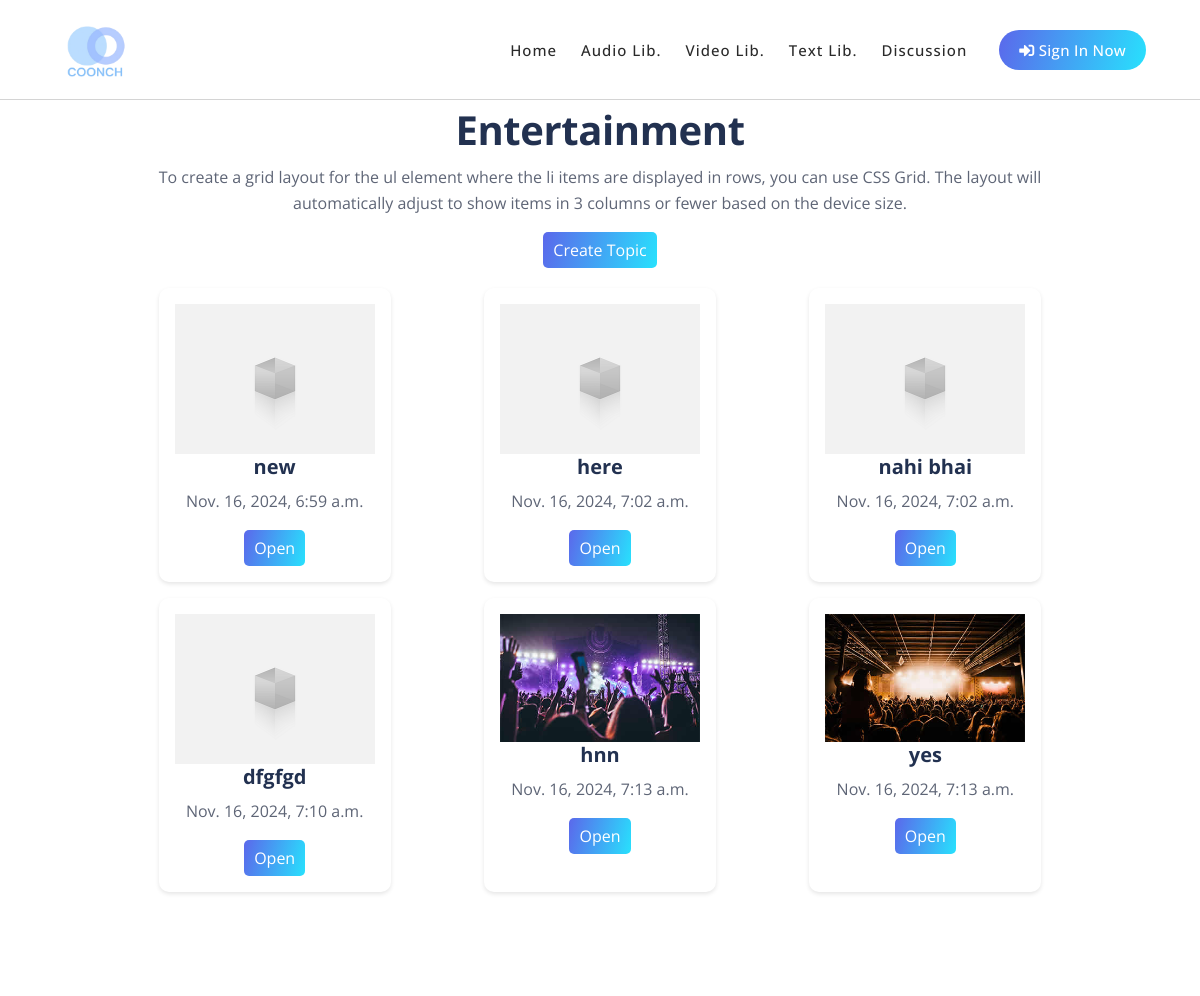
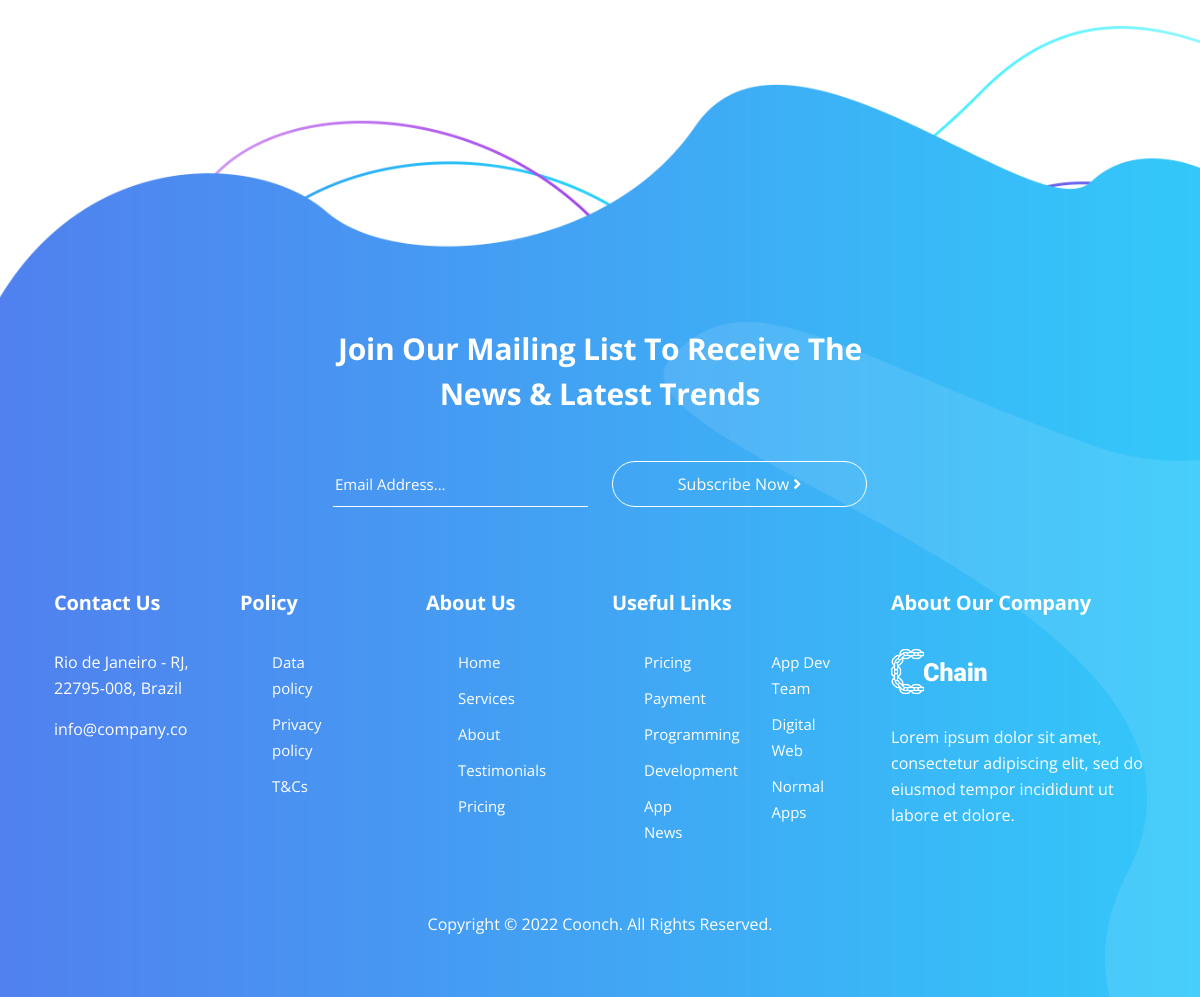
The app's page /forum/3/ with its own data (2 pictures, top to bottom).
### main/models.py (models this page shows, shortened)
class Category(models.Model):
    name = models.CharField(max_length=100)
    description = models.TextField()

class Thread(models.Model):
    category = models.ForeignKey('Category', on_delete=models.CASCADE, related_name='threads')
    title = models.CharField(max_length=255)
    created_by = models.ForeignKey(User, on_delete=models.CASCADE)
    created_at = models.DateTimeField(auto_now_add=True)
    image = models.ImageField(upload_to='thread_images/', blank=True, null=True)  # Add this field

### main/views.py (the view)
# urls.py: path('forum/<int:category_id>/', views.thread_list, name='thread_list'),
def thread_list(request, category_id):
    category = get_object_or_404(Category, id=category_id)
    threads = category.threads.all()
    return render(request, 'forum/thread_list.html', {'category': category, 'threads': threads})

### main/templates/forum/thread_list.html (shortened to what this page needs)
{% extends 'base/base.html' %}
{% load static %}
{% block content %}
<br><br><br><br>
<div id="thread_list">
    <h1>{{ category.name }}</h1>
    <p>{{ category.description }}</p>
    <a href="create_thread/">Create Topic</a>
    <ul id="thread_list_ul">
        {% for thread in threads %}
        <li>
            {% if thread.image %}
            <img src="{{ thread.image.url }}" alt="Thread Image" style="max-width: 200px;">
            {% else %}
            <img src="{% static 'main/images/default.png' %}" alt="Thread Image" style="max-width: 200px;">
            {% endif %}
            <h5>{{ thread.title }}</h5>
            <p>{{ thread.created_at }}</p>
            <a href="/forum/thread/{{ thread.id }}/">Open</a>
        </li>
        {% endfor %}
    </ul>
</div>
{% endblock %}

### main/static/main/css/templatemo-chain-app-dev.css (style rules this page uses)
html, body, div, span, applet, object, iframe, h1, h2, h3, h4, h5, h6, p, blockquote, div pre, a, abbr, acronym, address, big, cite, code, del, dfn, em, font, img, ins, kbd, q, s, samp, small, strike, strong, sub, sup, tt, var, b, u, i, center, dl, dt, dd, ol, ul, li, figure, header, nav, section, article, aside, footer, figcaption { margin: 0; padding: 0; border: 0; outline: 0; }
ul, li { padding: 0; margin: 0; list-style: none; }
* { box-sizing: border-box; }
html, body { font-family: 'Roboto', sans-serif; font-weight: 400; background-color: #fff; -ms-text-size-adjust: 100%; -webkit-font-smoothing: antialiased; -moz-osx-font-smoothing: grayscale; }
a { text-decoration: none !important; }
h1, h2, h3, h4, h5, h6 { margin-top: 0px; margin-bottom: 0px; }
ul { margin-bottom: 0px; }
p { font-size: 15px; line-height: 30px; font-weight: 300; color: #afafaf; }
img { width: 100%; overflow: hidden; }
html, body { background: #fff; font-family: 'Roboto', sans-serif; }

### main/static/main/css/profile.css (style rules this page uses)
body { margin-top: 20px; color: #1a202c; text-align: left; background-color: #e2e8f0; }

### main/static/contact/css/styles.css (style rules this page uses)
body, html { width: 100%; height: 100%; }
body, p { color: #5e6576; font: 400 1rem/1.625rem "Open Sans", sans-serif; }
h1 { color: #223150; font-weight: 700; font-size: 2.5rem; line-height: 3.25rem; letter-spacing: -0.4px; }
h5 { color: #223150; font-weight: 700; font-size: 1.25rem; line-height: 1.625rem; }
a { color: #5e6576; text-decoration: underline; }

### main/templates/forum/thread_list.html (style rules this page uses)
#thread_list { width: 80%; margin: auto; }
#thread_list>h1,#thread_list>p { text-align: center; }
#thread_list>a { background: linear-gradient(105deg, rgba(91,104,235,1) 0%, rgba(40,225,253,1) 100%); color: white; border-radius: 5px; padding: 5px 10px; text-align: center; margin: auto; width: fit-content; display: block; margin-bottom: 20px; }
#thread_list_ul { display: grid; grid-template-columns: repeat(auto-fit, minmax(300px, 1fr)); gap: 16px; list-style-type: none; padding: 0; justify-items: center; }
#thread_list_ul>li { padding: 16px; border-radius: 8px; box-shadow: 0 2px 4px rgba(0, 0, 0, 0.1); text-align: center; border-radius: 10px; }
#thread_list_ul>li>a { background: linear-gradient(105deg, rgba(91,104,235,1) 0%, rgba(40,225,253,1) 100%); color: white; border-radius: 5px; padding: 5px 10px; text-align: center; margin: auto; width: fit-content; display: block; }

### records on screen
Category: name "Entertainment", description "To create a grid layout for the ul element where the li items are displayed in rows, you can use CSS Grid. The layout will automatically adjust to show items in 3 columns or fewer based on the device size."
Thread: title "new", created_at "Nov. 16, 2024, 6:59 a.m."
Thread: title "here", created_at "Nov. 16, 2024, 7:02 a.m."
Thread: title "nahi bhai", created_at "Nov. 16, 2024, 7:02 a.m."
Thread: title "dfgfgd", created_at "Nov. 16, 2024, 7:10 a.m."
Thread: image (picture), title "hnn", created_at "Nov. 16, 2024, 7:13 a.m."
Thread: image (picture), title "yes", created_at "Nov. 16, 2024, 7:13 a.m."
